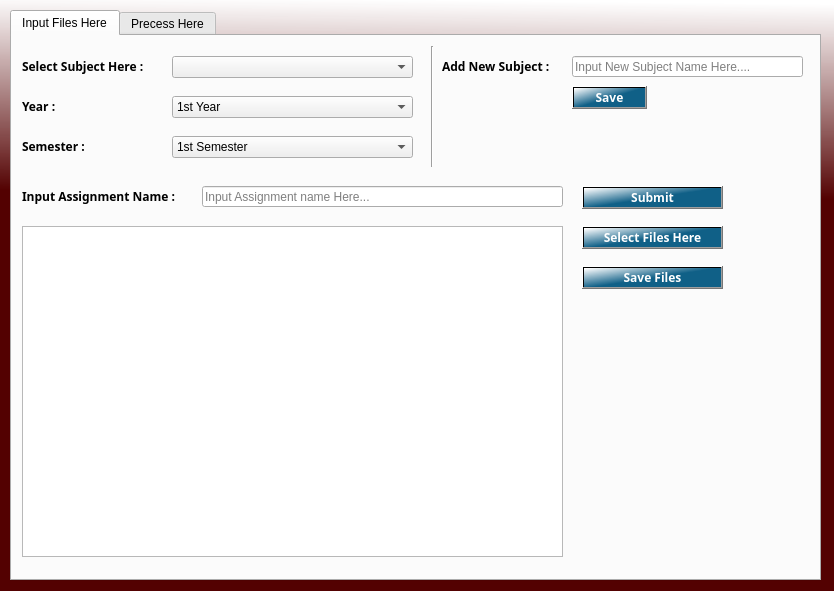
<?xml version="1.0" encoding="UTF-8"?>
<ui version="4.0">
 <class>APC_MainDIalog</class>
 <widget class="QDialog" name="APC_MainDIalog">
  <property name="geometry">
   <rect>
    <x>0</x>
    <y>0</y>
    <width>834</width>
    <height>591</height>
   </rect>
  </property>
  <property name="windowTitle">
   <string>Assignment Plagiarism Checker</string>
  </property>
  <property name="autoFillBackground">
   <bool>false</bool>
  </property>
  <property name="styleSheet">
   <string notr="true">QDialog{
background-color: qlineargradient(spread:pad, x1:0.501, y1:0.329955, x2:0.506, y2:0, stop:0 rgba(82, 0, 0, 239), stop:1 rgba(255, 255, 255, 255));
}</string>
  </property>
  <widget class="QTabWidget" name="tabWidget">
   <property name="geometry">
    <rect>
     <x>10</x>
     <y>10</y>
     <width>811</width>
     <height>571</height>
    </rect>
   </property>
   <property name="currentIndex">
    <number>0</number>
   </property>
   <widget class="QWidget" name="tab_1">
    <attribute name="title">
     <string>Input Files Here</string>
    </attribute>
    <widget class="QLabel" name="Subject_select_lable">
     <property name="geometry">
      <rect>
       <x>10</x>
       <y>20</y>
       <width>241</width>
       <height>21</height>
      </rect>
     </property>
     <property name="font">
      <font>
       <family>Arial Black</family>
       <pointsize>9</pointsize>
       <weight>75</weight>
       <bold>true</bold>
      </font>
     </property>
     <property name="text">
      <string>Select Subject Here :</string>
     </property>
     <property name="textFormat">
      <enum>Qt::AutoText</enum>
     </property>
    </widget>
    <widget class="QComboBox" name="Subject_select_combo">
     <property name="geometry">
      <rect>
       <x>160</x>
       <y>20</y>
       <width>241</width>
       <height>22</height>
      </rect>
     </property>
     <property name="cursor">
      <cursorShape>PointingHandCursor</cursorShape>
     </property>
     <property name="currentText">
      <string/>
     </property>
    </widget>
    <widget class="QLabel" name="Year_lable">
     <property name="geometry">
      <rect>
       <x>10</x>
       <y>60</y>
       <width>241</width>
       <height>21</height>
      </rect>
     </property>
     <property name="font">
      <font>
       <family>Arial Black</family>
       <pointsize>9</pointsize>
       <weight>75</weight>
       <bold>true</bold>
      </font>
     </property>
     <property name="text">
      <string>Year :</string>
     </property>
     <property name="textFormat">
      <enum>Qt::AutoText</enum>
     </property>
    </widget>
    <widget class="QComboBox" name="Year_select_combo">
     <property name="geometry">
      <rect>
       <x>160</x>
       <y>60</y>
       <width>241</width>
       <height>22</height>
      </rect>
     </property>
     <property name="cursor">
      <cursorShape>PointingHandCursor</cursorShape>
     </property>
     <item>
      <property name="text">
       <string>1st Year</string>
      </property>
     </item>
     <item>
      <property name="text">
       <string>2nd Year</string>
      </property>
     </item>
     <item>
      <property name="text">
       <string>3rd Year</string>
      </property>
     </item>
     <item>
      <property name="text">
       <string>4th Year</string>
      </property>
     </item>
    </widget>
    <widget class="QComboBox" name="Semester_select_combo">
     <property name="geometry">
      <rect>
       <x>160</x>
       <y>100</y>
       <width>241</width>
       <height>22</height>
      </rect>
     </property>
     <property name="cursor">
      <cursorShape>PointingHandCursor</cursorShape>
     </property>
     <item>
      <property name="text">
       <string>1st Semester</string>
      </property>
     </item>
     <item>
      <property name="text">
       <string>2nd Semester</string>
      </property>
     </item>
    </widget>
    <widget class="QLabel" name="Semester_label">
     <property name="geometry">
      <rect>
       <x>10</x>
       <y>100</y>
       <width>241</width>
       <height>21</height>
      </rect>
     </property>
     <property name="font">
      <font>
       <family>Arial Black</family>
       <pointsize>9</pointsize>
       <weight>75</weight>
       <bold>true</bold>
      </font>
     </property>
     <property name="text">
      <string>Semester :</string>
     </property>
     <property name="textFormat">
      <enum>Qt::AutoText</enum>
     </property>
    </widget>
    <widget class="Line" name="line_2">
     <property name="geometry">
      <rect>
       <x>410</x>
       <y>10</y>
       <width>21</width>
       <height>121</height>
      </rect>
     </property>
     <property name="orientation">
      <enum>Qt::Vertical</enum>
     </property>
    </widget>
    <widget class="QLabel" name="AddNewSub_lable">
     <property name="geometry">
      <rect>
       <x>430</x>
       <y>20</y>
       <width>241</width>
       <height>21</height>
      </rect>
     </property>
     <property name="font">
      <font>
       <family>Arial Black</family>
       <pointsize>9</pointsize>
       <weight>75</weight>
       <bold>true</bold>
      </font>
     </property>
     <property name="text">
      <string>Add New Subject :</string>
     </property>
     <property name="textFormat">
      <enum>Qt::AutoText</enum>
     </property>
    </widget>
    <widget class="QLineEdit" name="Addnew_lineedit">
     <property name="geometry">
      <rect>
       <x>560</x>
       <y>20</y>
       <width>231</width>
       <height>21</height>
      </rect>
     </property>
     <property name="placeholderText">
      <string>Input New Subject Name Here....</string>
     </property>
    </widget>
    <widget class="QPushButton" name="Save_new_sub_buttton">
     <property name="geometry">
      <rect>
       <x>560</x>
       <y>50</y>
       <width>75</width>
       <height>23</height>
      </rect>
     </property>
     <property name="font">
      <font>
       <family>Arial Black</family>
       <weight>75</weight>
       <bold>true</bold>
      </font>
     </property>
     <property name="cursor">
      <cursorShape>PointingHandCursor</cursorShape>
     </property>
     <property name="toolTip">
      <string>Save New Subject Code</string>
     </property>
     <property name="styleSheet">
      <string notr="true">QPushButton{
	background-color: qlineargradient(spread:pad, x1:0.535, y1:0.489045, x2:0.017, y2:0.0170455, stop:0 rgba(0, 85, 127, 239), stop:1 rgba(255, 255, 255, 255));
	color:rgb(255, 255, 255)
}</string>
     </property>
     <property name="text">
      <string>Save</string>
     </property>
     <property name="autoDefault">
      <bool>false</bool>
     </property>
    </widget>
    <widget class="QLabel" name="Assignment_name_label">
     <property name="geometry">
      <rect>
       <x>10</x>
       <y>150</y>
       <width>241</width>
       <height>21</height>
      </rect>
     </property>
     <property name="font">
      <font>
       <family>Arial Black</family>
       <pointsize>9</pointsize>
       <weight>75</weight>
       <bold>true</bold>
      </font>
     </property>
     <property name="text">
      <string>Input Assignment Name :</string>
     </property>
     <property name="textFormat">
      <enum>Qt::AutoText</enum>
     </property>
    </widget>
    <widget class="QLineEdit" name="Assignment_name_Lineedit">
     <property name="geometry">
      <rect>
       <x>190</x>
       <y>150</y>
       <width>361</width>
       <height>21</height>
      </rect>
     </property>
     <property name="placeholderText">
      <string>Input Assignment name Here...</string>
     </property>
    </widget>
    <widget class="QPushButton" name="Select_files_button">
     <property name="geometry">
      <rect>
       <x>570</x>
       <y>190</y>
       <width>141</width>
       <height>23</height>
      </rect>
     </property>
     <property name="font">
      <font>
       <family>Arial Black</family>
       <weight>75</weight>
       <bold>true</bold>
      </font>
     </property>
     <property name="cursor">
      <cursorShape>PointingHandCursor</cursorShape>
     </property>
     <property name="toolTip">
      <string>Select Assignments</string>
     </property>
     <property name="styleSheet">
      <string notr="true">QPushButton{
	background-color: qlineargradient(spread:pad, x1:0.535, y1:0.489045, x2:0.017, y2:0.0170455, stop:0 rgba(0, 85, 127, 239), stop:1 rgba(255, 255, 255, 255));
	color:rgb(255, 255, 255)
}</string>
     </property>
     <property name="text">
      <string>Select Files Here</string>
     </property>
     <property name="autoDefault">
      <bool>false</bool>
     </property>
    </widget>
    <widget class="QPushButton" name="Save_files_button">
     <property name="geometry">
      <rect>
       <x>570</x>
       <y>230</y>
       <width>141</width>
       <height>23</height>
      </rect>
     </property>
     <property name="font">
      <font>
       <family>Arial Black</family>
       <weight>75</weight>
       <bold>true</bold>
      </font>
     </property>
     <property name="cursor">
      <cursorShape>PointingHandCursor</cursorShape>
     </property>
     <property name="toolTip">
      <string>Save selected Assignments</string>
     </property>
     <property name="styleSheet">
      <string notr="true">QPushButton{
	background-color: qlineargradient(spread:pad, x1:0.535, y1:0.489045, x2:0.017, y2:0.0170455, stop:0 rgba(0, 85, 127, 239), stop:1 rgba(255, 255, 255, 255));
	color:rgb(255, 255, 255)
}</string>
     </property>
     <property name="text">
      <string>Save Files</string>
     </property>
     <property name="autoDefault">
      <bool>false</bool>
     </property>
    </widget>
    <widget class="QListWidget" name="File_listWidget">
     <property name="geometry">
      <rect>
       <x>10</x>
       <y>190</y>
       <width>541</width>
       <height>331</height>
      </rect>
     </property>
    </widget>
    <widget class="QPushButton" name="Submit">
     <property name="geometry">
      <rect>
       <x>570</x>
       <y>150</y>
       <width>141</width>
       <height>23</height>
      </rect>
     </property>
     <property name="font">
      <font>
       <family>Arial Black</family>
       <weight>75</weight>
       <bold>true</bold>
      </font>
     </property>
     <property name="cursor">
      <cursorShape>PointingHandCursor</cursorShape>
     </property>
     <property name="toolTip">
      <string>Save the assignment data</string>
     </property>
     <property name="styleSheet">
      <string notr="true">QPushButton{
	background-color: qlineargradient(spread:pad, x1:0.535, y1:0.489045, x2:0.017, y2:0.0170455, stop:0 rgba(0, 85, 127, 239), stop:1 rgba(255, 255, 255, 255));
	color:rgb(255, 255, 255)
}</string>
     </property>
     <property name="text">
      <string>Submit</string>
     </property>
     <property name="autoDefault">
      <bool>false</bool>
     </property>
    </widget>
   </widget>
   <widget class="QWidget" name="tab_2">
    <attribute name="title">
     <string>Precess Here</string>
    </attribute>
    <widget class="QLabel" name="Process_SlectSub_label">
     <property name="geometry">
      <rect>
       <x>20</x>
       <y>20</y>
       <width>111</width>
       <height>21</height>
      </rect>
     </property>
     <property name="font">
      <font>
       <family>Arial Black</family>
       <pointsize>9</pointsize>
       <weight>75</weight>
       <bold>true</bold>
      </font>
     </property>
     <property name="text">
      <string>Select Subject :</string>
     </property>
    </widget>
    <widget class="QComboBox" name="Process_SelctSub_comboBox">
     <property name="geometry">
      <rect>
       <x>150</x>
       <y>20</y>
       <width>231</width>
       <height>21</height>
      </rect>
     </property>
    </widget>
    <widget class="QComboBox" name="Process_SelctYear_comboBox">
     <property name="geometry">
      <rect>
       <x>150</x>
       <y>60</y>
       <width>231</width>
       <height>21</height>
      </rect>
     </property>
     <item>
      <property name="text">
       <string>1st Year</string>
      </property>
     </item>
     <item>
      <property name="text">
       <string>2nd Year</string>
      </property>
     </item>
     <item>
      <property name="text">
       <string>3rd Year</string>
      </property>
     </item>
     <item>
      <property name="text">
       <string>4th Year</string>
      </property>
     </item>
    </widget>
    <widget class="QLabel" name="Process_SlectSub_label_2">
     <property name="geometry">
      <rect>
       <x>20</x>
       <y>60</y>
       <width>111</width>
       <height>21</height>
      </rect>
     </property>
     <property name="font">
      <font>
       <family>Arial Black</family>
       <pointsize>9</pointsize>
       <weight>75</weight>
       <bold>true</bold>
      </font>
     </property>
     <property name="text">
      <string>Select Year :</string>
     </property>
    </widget>
    <widget class="QComboBox" name="Process_SlectAssign_comboBox">
     <property name="geometry">
      <rect>
       <x>200</x>
       <y>120</y>
       <width>301</width>
       <height>21</height>
      </rect>
     </property>
    </widget>
    <widget class="QLabel" name="Process_SlectSub_label_4">
     <property name="geometry">
      <rect>
       <x>20</x>
       <y>120</y>
       <width>181</width>
       <height>21</height>
      </rect>
     </property>
     <property name="font">
      <font>
       <family>Arial Black</family>
       <pointsize>9</pointsize>
       <weight>75</weight>
       <bold>true</bold>
      </font>
     </property>
     <property name="text">
      <string>Select Assignment Topic :</string>
     </property>
    </widget>
    <widget class="QPushButton" name="Process_Button">
     <property name="geometry">
      <rect>
       <x>530</x>
       <y>170</y>
       <width>161</width>
       <height>23</height>
      </rect>
     </property>
     <property name="font">
      <font>
       <family>Arial Black</family>
       <weight>75</weight>
       <bold>true</bold>
      </font>
     </property>
     <property name="toolTip">
      <string>Process</string>
     </property>
     <property name="styleSheet">
      <string notr="true">QPushButton{
	background-color: qlineargradient(spread:pad, x1:0.535, y1:0.489045, x2:0.017, y2:0.0170455, stop:0 rgba(0, 85, 127, 239), stop:1 rgba(255, 255, 255, 255));
	color:rgb(255, 255, 255)
}</string>
     </property>
     <property name="text">
      <string>Process</string>
     </property>
     <property name="autoDefault">
      <bool>false</bool>
     </property>
    </widget>
    <widget class="QPushButton" name="Process_Load_assignment_names">
     <property name="geometry">
      <rect>
       <x>530</x>
       <y>40</y>
       <width>161</width>
       <height>23</height>
      </rect>
     </property>
     <property name="font">
      <font>
       <family>Arial Black</family>
       <weight>75</weight>
       <bold>true</bold>
      </font>
     </property>
     <property name="cursor">
      <cursorShape>PointingHandCursor</cursorShape>
     </property>
     <property name="toolTip">
      <string>After selecting Subject and Year</string>
     </property>
     <property name="toolTipDuration">
      <number>-1</number>
     </property>
     <property name="styleSheet">
      <string notr="true">QPushButton{
	background-color: qlineargradient(spread:pad, x1:0.535, y1:0.489045, x2:0.017, y2:0.0170455, stop:0 rgba(0, 85, 127, 239), stop:1 rgba(255, 255, 255, 255));
	color:rgb(255, 255, 255)
}</string>
     </property>
     <property name="text">
      <string>Load Assignment Names</string>
     </property>
     <property name="autoDefault">
      <bool>false</bool>
     </property>
    </widget>
    <widget class="QLabel" name="label">
     <property name="geometry">
      <rect>
       <x>410</x>
       <y>10</y>
       <width>46</width>
       <height>71</height>
      </rect>
     </property>
     <property name="font">
      <font>
       <pointsize>38</pointsize>
      </font>
     </property>
     <property name="text">
      <string>}</string>
     </property>
    </widget>
    <widget class="QPushButton" name="Process_Load_Assignments">
     <property name="geometry">
      <rect>
       <x>530</x>
       <y>120</y>
       <width>161</width>
       <height>23</height>
      </rect>
     </property>
     <property name="font">
      <font>
       <family>Arial Black</family>
       <weight>75</weight>
       <bold>true</bold>
      </font>
     </property>
     <property name="toolTip">
      <string>Display assignments under the assignmet name</string>
     </property>
     <property name="styleSheet">
      <string notr="true">QPushButton{
	background-color: qlineargradient(spread:pad, x1:0.535, y1:0.489045, x2:0.017, y2:0.0170455, stop:0 rgba(0, 85, 127, 239), stop:1 rgba(255, 255, 255, 255));
	color:rgb(255, 255, 255)
}</string>
     </property>
     <property name="text">
      <string>Display Assignments</string>
     </property>
     <property name="autoDefault">
      <bool>false</bool>
     </property>
    </widget>
    <widget class="QListWidget" name="Process_File_listWidget">
     <property name="geometry">
      <rect>
       <x>20</x>
       <y>160</y>
       <width>481</width>
       <height>371</height>
      </rect>
     </property>
    </widget>
   </widget>
  </widget>
 </widget>
 <resources/>
 <connections/>
</ui>
